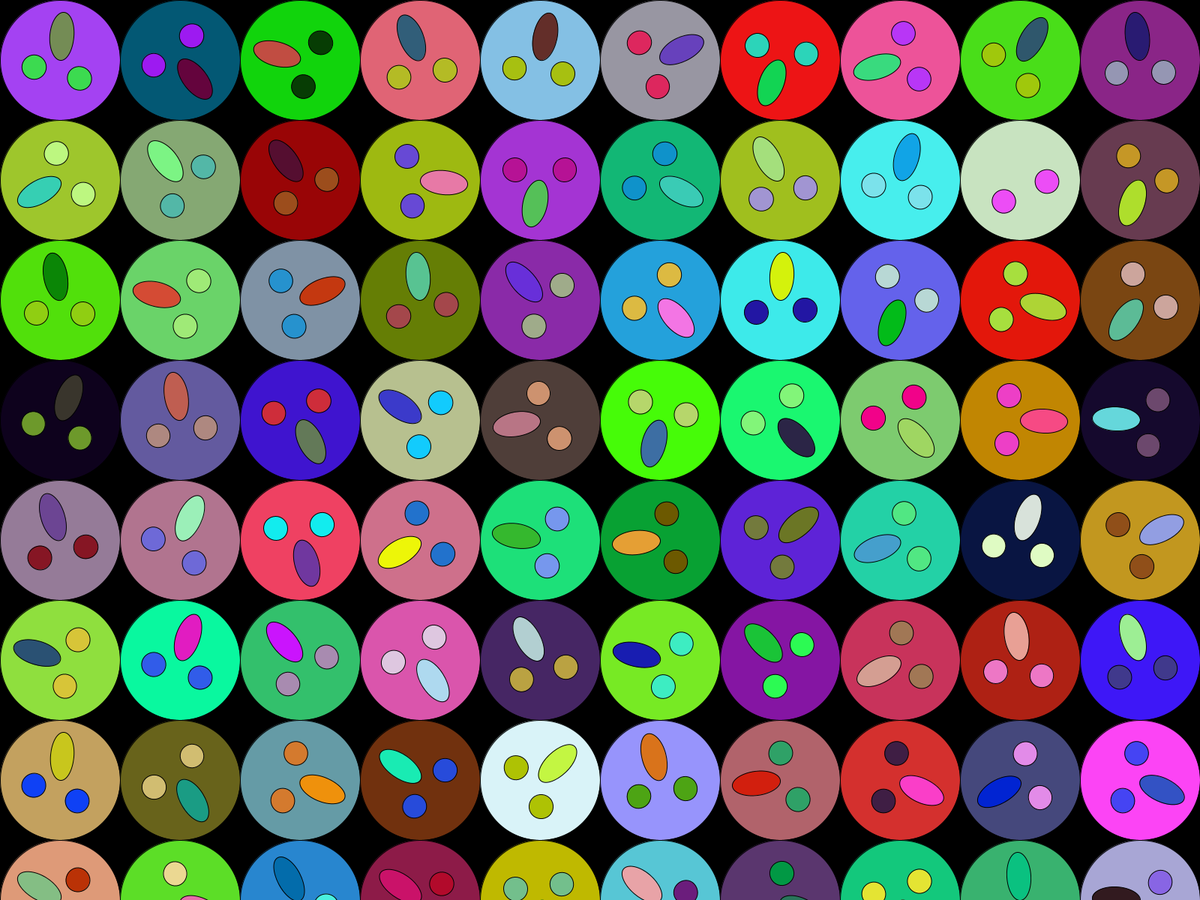
Frame 1 (no input)
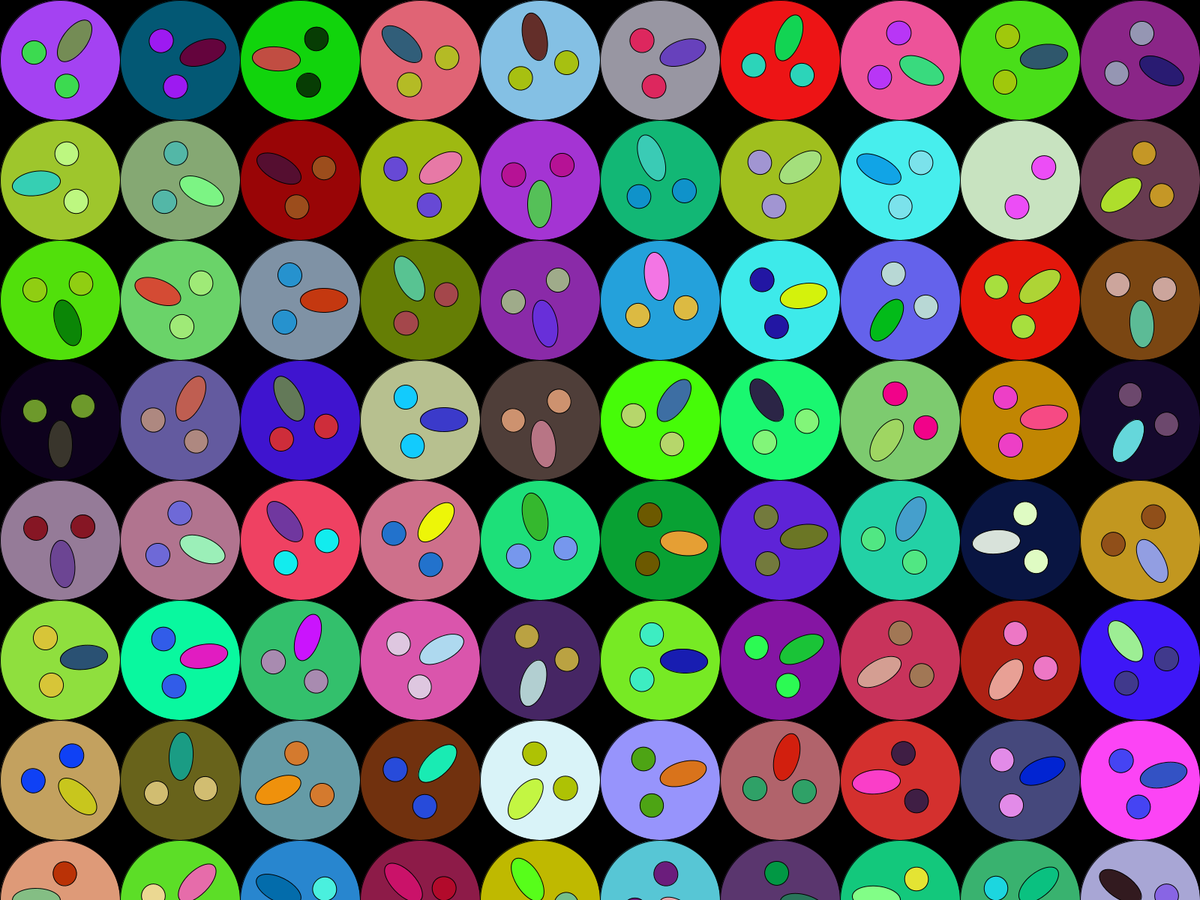
Frame 60 (the mouse pressed at the canvas centre just before this capture)
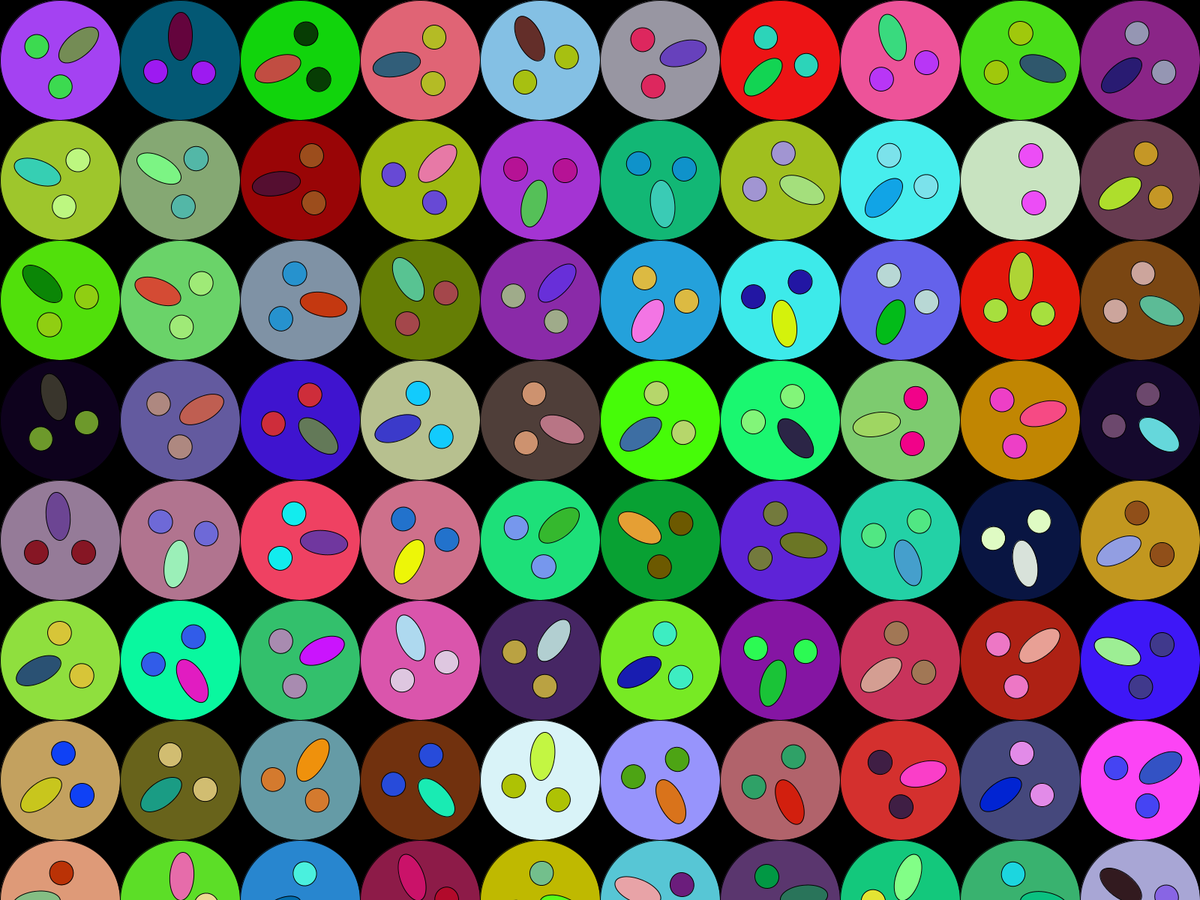
Frame 120 (the mouse held since frame 60 and released just before this capture)

The Processing sketch that drew these frames (run headless with seeded random() and noise(); from frame 60 on, the mouse is pressed at the canvas centre):

// Processing sketch: NotAFace
// ── NotAFace.pde
//SS1 e1a //<>//
ArrayList <face> alFace = new ArrayList<face>();
int nNotaFace;
float nNumOfFacesAcross = 0;
float nFaceSize;// = displayWidth / nNumOfFacesAcross;
float nNumOfFacesDown;// = displayHeight / nFaceSize;
boolean isBlack = true;
int level = 1;
void setup() {
  ellipseMode(CORNER);
  fullScreen();
  frameRate(9001);
  setFaces();
}
void draw() {
  background(0);
  if (level > 2) {
    if (isBlack == true) {
      background(0);
      isBlack = false;
    } else {
      background(255);
      isBlack = true;
    }
  }
  for (int j = 0; j < alFace.size(); j ++) {
    alFace.get(j).update();
  }
}

void setFaces() {
  if (nNumOfFacesAcross == 40) {
    nNumOfFacesAcross = 0;
    level ++;
  }
  alFace.clear();
  nNumOfFacesAcross+=10;
  nFaceSize = displayWidth / nNumOfFacesAcross;
  nNumOfFacesDown = displayHeight / nFaceSize;
  for (int h = 0; h < nNumOfFacesDown*2; h ++) {
    for (int w = 0; w < nNumOfFacesAcross*2; w ++) {
      alFace.add(new face((nFaceSize/2 * w) + nFaceSize / 2, (nFaceSize/2 * h) + nFaceSize /2, nFaceSize));
      w ++;
    }
    h ++;
  }
  nNotaFace = (int)random(0, alFace.size());
  alFace.get(nNotaFace).isNotFace = true;
}

void mousePressed() {
  for (int v = 0; v < alFace.size(); v++) {
    if (alFace.get(v).clickityClack(alFace.get(v).nX, alFace.get(v).nY, nFaceSize)) {
      println("hit");
      setFaces();
      break;
    }
  }
}
// ── face.pde
class face {
  boolean isNotFace = false;
  float nX;
  float nY;
  color c = color(random(255), random(255), random(255));
  color c1 = color(random(255), random(255), random(255));
  color c2 = color(random(255), random(255), random(255));
  float r = random(-200, 200);
  float speed = random(-10, 10);
  face(float nTempX, float nTempY, float nFaceSize) {
    nY = nTempY;
    nX = nTempX;
  }
  void update() {
    display();
    colorChange();
  }
  void display() {
    ellipseMode(CENTER);
    fill(c);
    ellipse(nX, nY, nFaceSize, nFaceSize); //100
    fill(c1);
    pushMatrix();
    translate(nX, nY);
    rotate(radians(r));
    r += speed;
    ellipse(0 - (nFaceSize / 5), 0 - nFaceSize / 10, nFaceSize / 5, nFaceSize / 5);
    popMatrix();
    pushMatrix();
    translate(nX, nY);
    rotate(radians(r));
    r += speed;
    ellipse(0 + (nFaceSize / 5), 0 - nFaceSize / 10, nFaceSize / 5, nFaceSize / 5);
    popMatrix();
    fill(c2);
    if (!isNotFace) {
      pushMatrix();
      translate(nX, nY);
      rotate(radians(r));
      r += speed;
            ellipse(0, 0 + nFaceSize / 5, nFaceSize / 5, nFaceSize / 5 * 2);

      popMatrix();
    }
  }
  void colorChange() {
    if (level > 1) {
      c = color(random(255), random(255), random(255));
      c1 = color(random(255), random(255), random(255));
      c2 = color(random(255), random(255), random(255));
    }
  }

  boolean clickityClack(float fX, float fY, float nFaceSize) {
    if ((mouseX >= fX -(nFaceSize/2) && mouseX <= fX+(nFaceSize/2) && 
      mouseY >= fY-(nFaceSize/2) && mouseY <= fY + (nFaceSize/2)) && isNotFace == true) {
      return true;
    }
    return false;
  }
}
